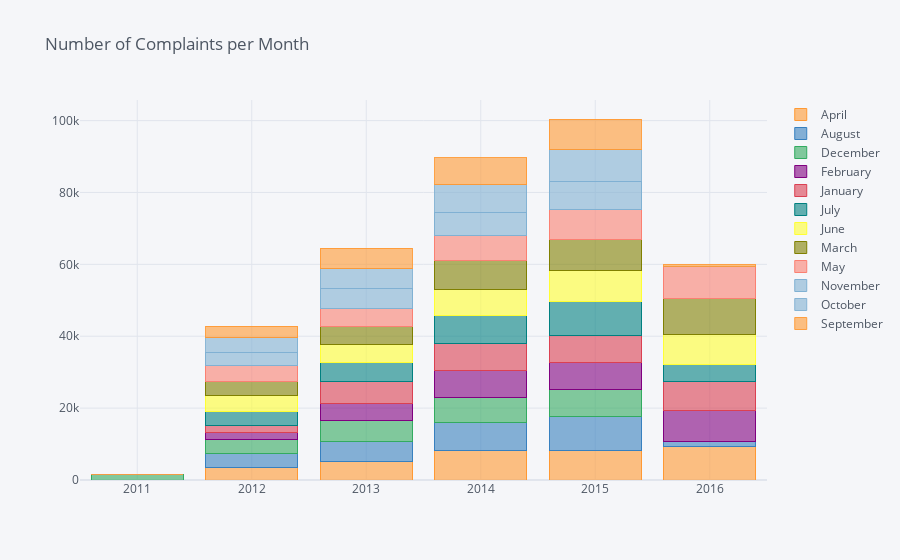

Write notebook code for a chart like this one.
### Code cell
pd.crosstab(cc_train['Year'],cc_train['Month']).iplot(kind='bar',barmode='stack',
                                                        title='Number of Complaints per Month')

### Figure 1 — Plotly figure (JSON) as saved in the notebook; plotly's stock layout.template omitted (floating-point values rounded to 4 significant figures)
{"data": [{"marker": {"color": "rgba(255, 153, 51, 0.6)", "line": {"color": "rgba(255, 153, 51, 1.0)", "width": 1}}, "name": "April", "orientation": "v", "text": "", "type": "bar", "x": [2011, 2012, 2013, 2014, 2015, 2016], "y": [0, 3350, 5173, 8082, 8184, 9238]}, {"marker": {"color": "rgba(55, 128, 191, 0.6)", "line": {"color": "rgba(55, 128, 191, 1.0)", "width": 1}}, "name": "August", "orientation": "v", "text": "", "type": "bar", "x": [2011, 2012, 2013, 2014, 2015, 2016], "y": [0, 4085, 5654, 7814, 9377, 1524]}, {"marker": {"color": "rgba(50, 171, 96, 0.6)", "line": {"color": "rgba(50, 171, 96, 1.0)", "width": 1}}, "name": "December", "orientation": "v", "text": "", "type": "bar", "x": [2011, 2012, 2013, 2014, 2015, 2016], "y": [1435, 3746, 5629, 7013, 7654, 0]}, {"marker": {"color": "rgba(128, 0, 128, 0.6)", "line": {"color": "rgba(128, 0, 128, 1.0)", "width": 1}}, "name": "February", "orientation": "v", "text": "", "type": "bar", "x": [2011, 2012, 2013, 2014, 2015, 2016], "y": [0, 2042, 4964, 7638, 7551, 8477]}, {"marker": {"color": "rgba(219, 64, 82, 0.6)", "line": {"color": "rgba(219, 64, 82, 1.0)", "width": 1}}, "name": "January", "orientation": "v", "text": "", "type": "bar", "x": [2011, 2012, 2013, 2014, 2015, 2016], "y": [0, 1846, 5851, 7363, 7523, 8260]}, {"marker": {"color": "rgba(0, 128, 128, 0.6)", "line": {"color": "rgba(0, 128, 128, 1.0)", "width": 1}}, "name": "July", "orientation": "v", "text": "", "type": "bar", "x": [2011, 2012, 2013, 2014, 2015, 2016], "y": [0, 3962, 5533, 7754, 9473, 4709]}, {"marker": {"color": "rgba(255, 255, 51, 0.6)", "line": {"color": "rgba(255, 255, 51, 1.0)", "width": 1}}, "name": "June", "orientation": "v", "text": "", "type": "bar", "x": [2011, 2012, 2013, 2014, 2015, 2016], "y": [0, 4584, 4822, 7217, 8598, 8414]}, {"marker": {"color": "rgba(128, 128, 0, 0.6)", "line": {"color": "rgba(128, 128, 0, 1.0)", "width": 1}}, "name": "March", "orientation": "v", "text": "", "type": "bar", "x": [2011, 2012, 2013, 2014, 2015, 2016], "y": [0, 3692, 5207, 8123, 8679, 9877]}, {"marker": {"color": "rgba(251, 128, 114, 0.6)", "line": {"color": "rgba(251, 128, 114, 1.0)", "width": 1}}, "name": "May", "orientation": "v", "text": "", "type": "bar", "x": [2011, 2012, 2013, 2014, 2015, 2016], "y": [0, 4502, 4884, 6985, 8185, 9018]}, {"marker": {"color": "rgba(128, 177, 211, 0.6)", "line": {"color": "rgba(128, 177, 211, 1.0)", "width": 1}}, "name": "November", "orientation": "v", "text": "", "type": "bar", "x": [2011, 2012, 2013, 2014, 2015, 2016], "y": [0, 3673, 5498, 6548, 7750, 0]}, {"marker": {"color": "rgba(128, 177, 211, 0.6)", "line": {"color": "rgba(128, 177, 211, 0.8999999999999999)", "width": 1}}, "name": "October", "orientation": "v", "text": "", "type": "bar", "x": [2011, 2012, 2013, 2014, 2015, 2016], "y": [0, 4070, 5634, 7624, 8929, 0]}, {"marker": {"color": "rgba(255, 153, 51, 0.6)", "line": {"color": "rgba(255, 153, 51, 0.8999999999999999)", "width": 1}}, "name": "September", "orientation": "v", "text": "", "type": "bar", "x": [2011, 2012, 2013, 2014, 2015, 2016], "y": [0, 3276, 5678, 7447, 8545, 447]}], "layout": {"barmode": "stack", "legend": {"bgcolor": "#F5F6F9", "font": {"color": "#4D5663"}, "traceorder": "normal"}, "paper_bgcolor": "#F5F6F9", "plot_bgcolor": "#F5F6F9", "title": {"font": {"color": "#4D5663"}, "text": "Number of Complaints per Month"}, "xaxis": {"gridcolor": "#E1E5ED", "showgrid": true, "tickfont": {"color": "#4D5663"}, "title": {"font": {"color": "#4D5663"}, "text": ""}, "zerolinecolor": "#E1E5ED"}, "yaxis": {"gridcolor": "#E1E5ED", "showgrid": true, "tickfont": {"color": "#4D5663"}, "title": {"font": {"color": "#4D5663"}, "text": ""}, "zerolinecolor": "#E1E5ED"}}}
